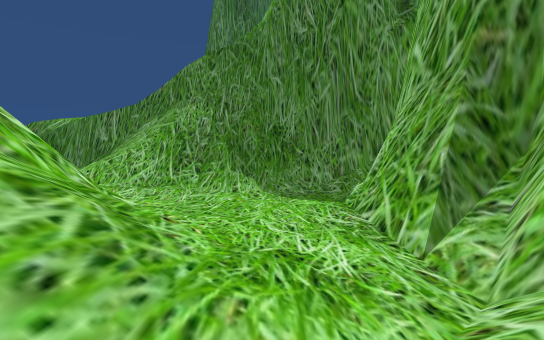
[1] (above)

20 first-person views from a walk through a scene from a Unity 3-D project. The camera is 1.5 m above the floor, tilts 4° down and sees 80° across. The floor is counted in squares, 2 m on a side. Each view is taken from the middle of a square. On the plan, view 1 faces up. The plan holds only what a view shows up to about 11 squares ahead; the rest is blank. The place goes on beyond the plan. The player character is not drawn. Some surface patterns are stand-ins.

[2]
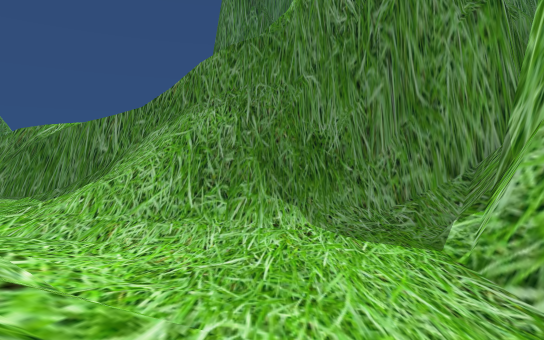

[3]
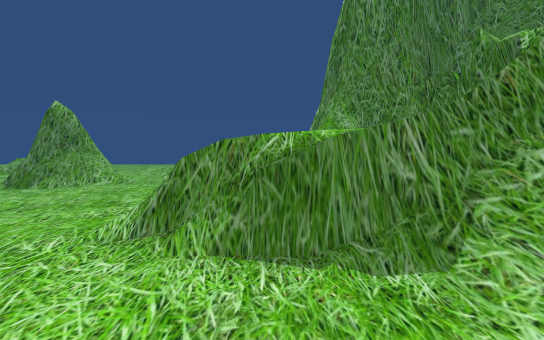

[4]
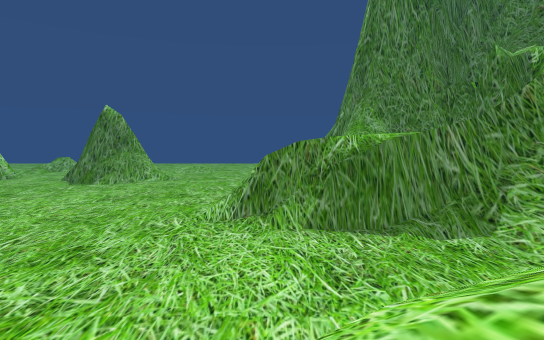

[5]
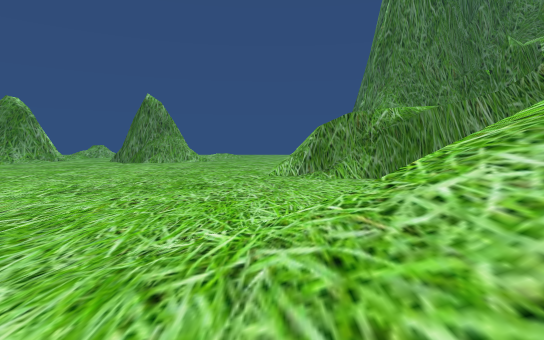

[6]
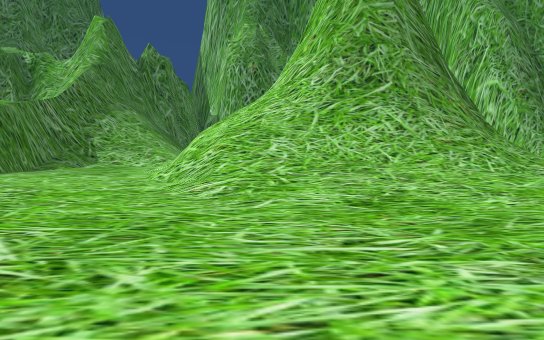

[7]
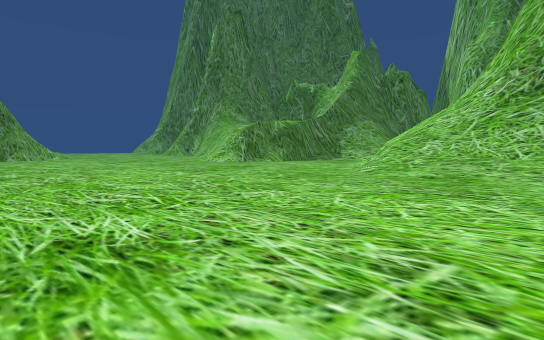

[8]
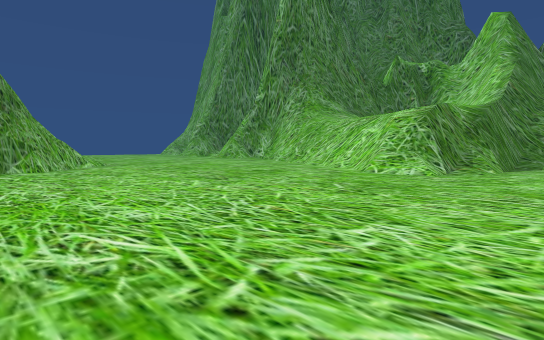

[9]
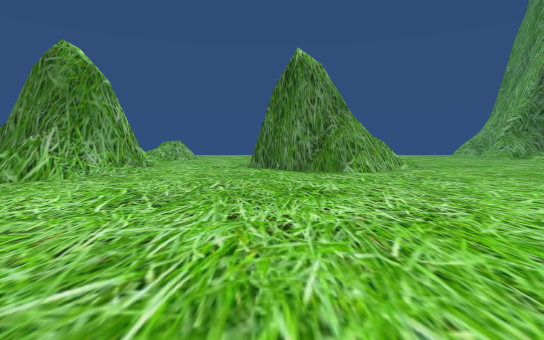

[10]
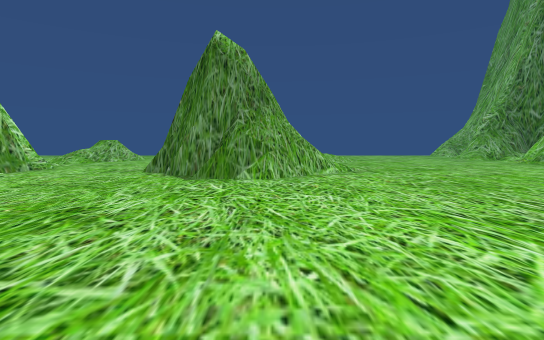

[11]
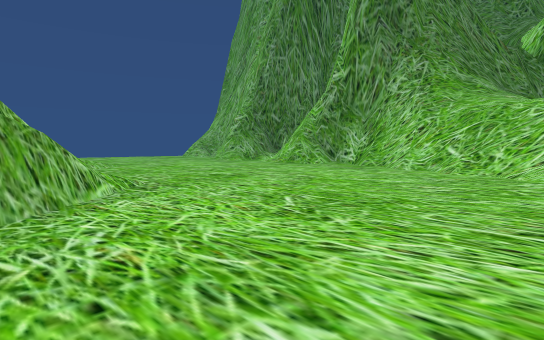

[12]
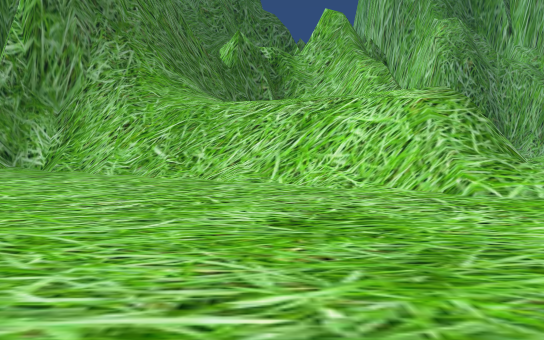

[13]
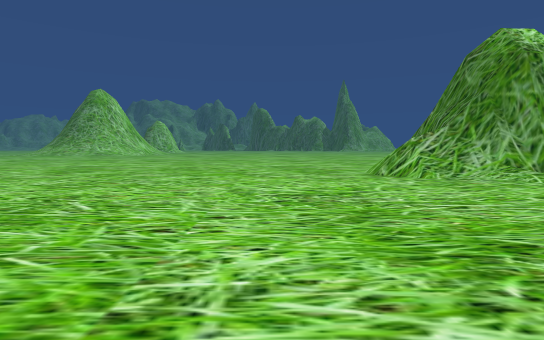

[14]
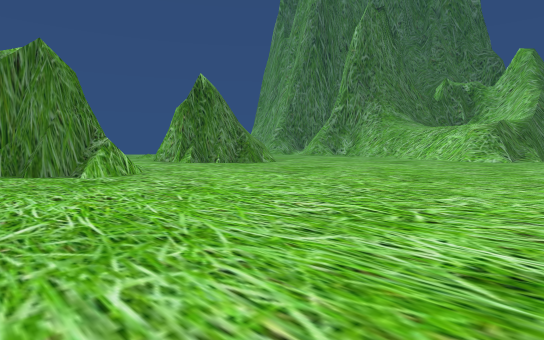

[15]
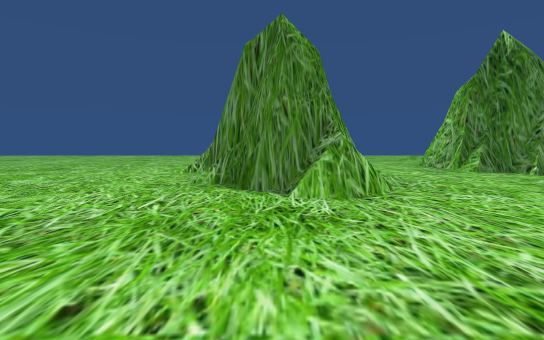

[16]
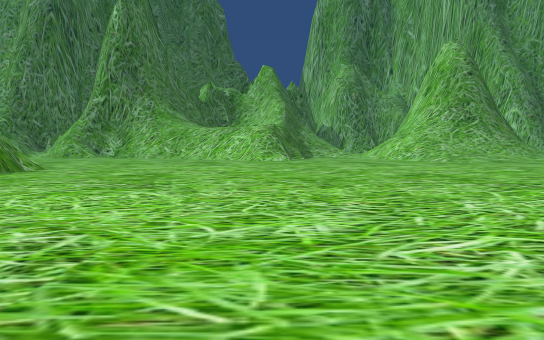

[17]
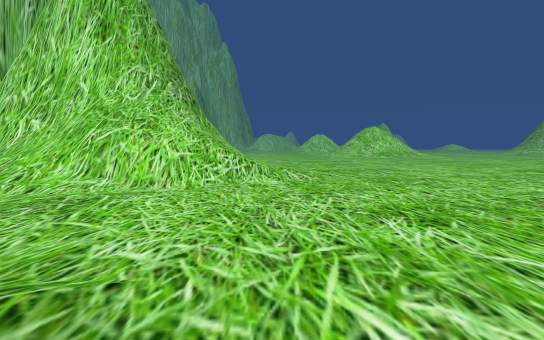

[18]
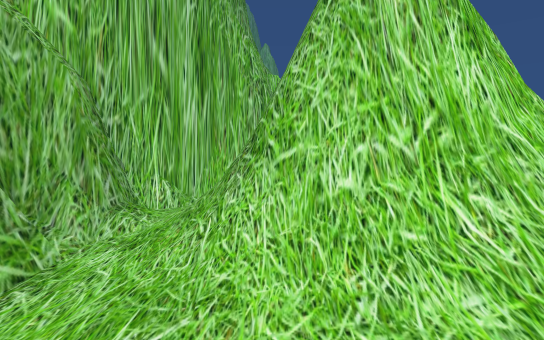

[19]
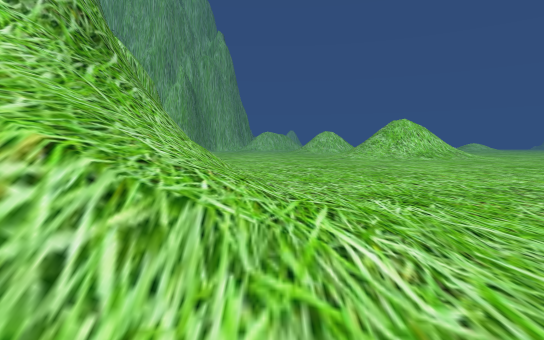

[20]
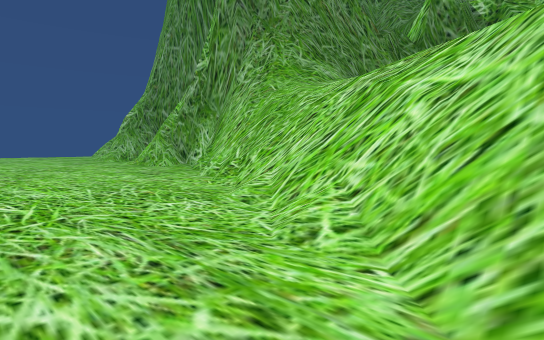

### Floor plan
Key: @ floor where view 1 was taken; # wall or solid block; . main floor; : floor 0.5 m higher than the main floor; / step, stairs or slope; = window, fence, low wall or low ledge; v drop or lower ground.
Columns run from 32 left of view 1 to 3 right of it. Each row starts with its distance up from view 1.
 25     #...######/.........=#
 24 #   #...####=#=.........##
 23 .   #....##v==..........#
 22 .####/....##=..........##
 21 ./###..................##
 20 ..###.................##
 19 ...:..................##
 18 .....................##
 17 .....................##
 16 ....................##
 15 .................../##
 14 .................../##
 13 .................../####
 12 ....................//##########
 11 ........................///////##
 10 ........................../////#####
  9  ....  ...................//////==##
  8  ...    ...............// ///////./#
  7          ............/=//////.....##
  6          ..........//=#////////...#
  5          .........///////###////..#
  4          .........//////######///.#
  3          .........////###   ##///.#
  2          .........///###     ##///#
  1          ..........//##       #///#
  0          ..........//##         @/#
 -1             .......///#          /#

Where each view was taken, in squares from view 1:
view 1: 0 up, 0 right, facing up
view 2: 2 up, 1 left, facing up
view 3: 6 up, 9 left, facing up
view 4: 4 up, 11 left, facing up
view 5: 2 up, 13 left, facing up
view 6: 4 up, 19 left, facing right
view 7: 0 up, 23 left, facing up-right
view 8: 10 up, 22 left, facing up-right
view 9: 12 up, 23 left, facing up
view 10: 14 up, 20 left, facing up
view 11: 18 up, 20 left, facing up-right
view 12: 18 up, 18 left, facing right
view 13: 16 up, 20 left, facing left
view 14: 10 up, 32 left, facing up-right
view 15: 14 up, 30 left, facing up
view 16: 14 up, 31 left, facing right
view 17: 14 up, 13 left, facing down
view 18: 10 up, 3 left, facing down
view 19: 7 up, 13 left, facing down
view 20: 15 up, 14 left, facing up-right
